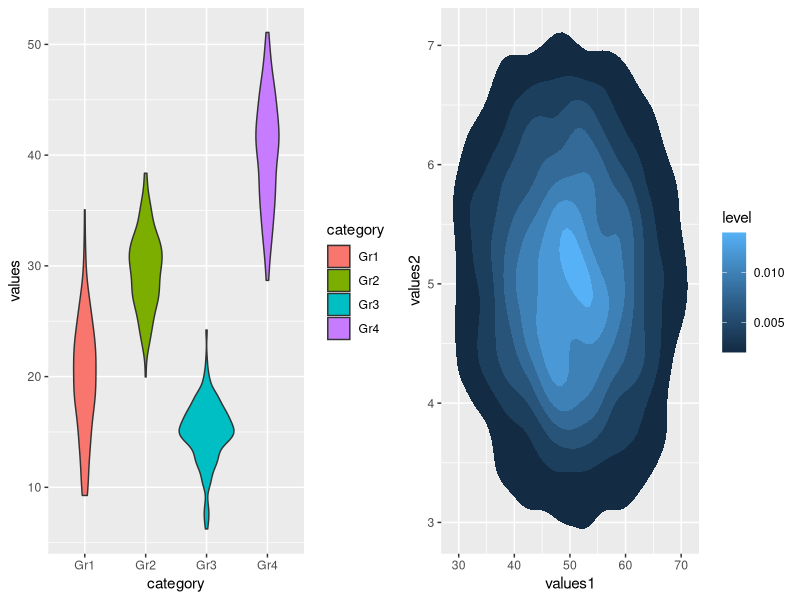
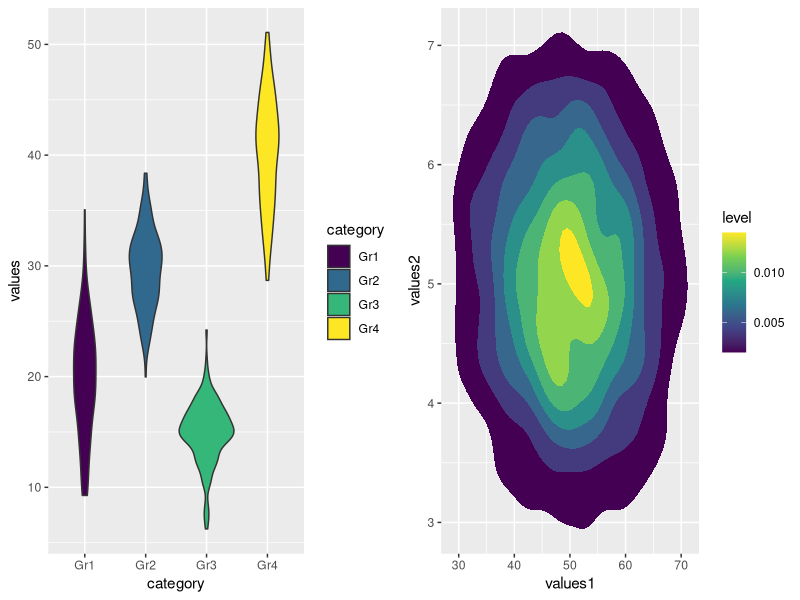
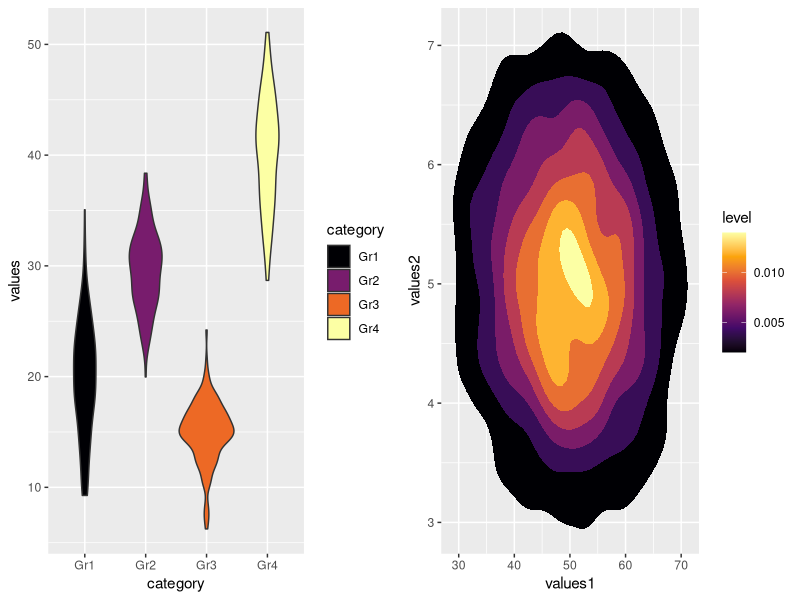
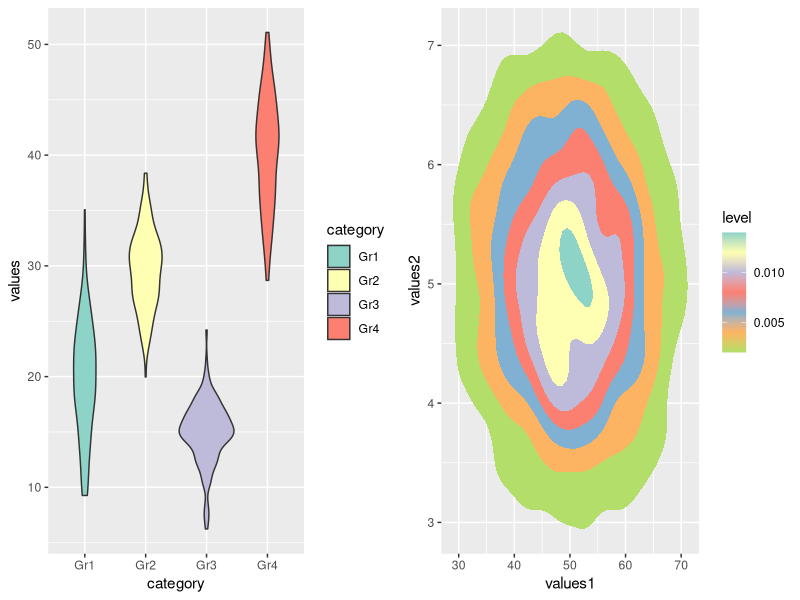
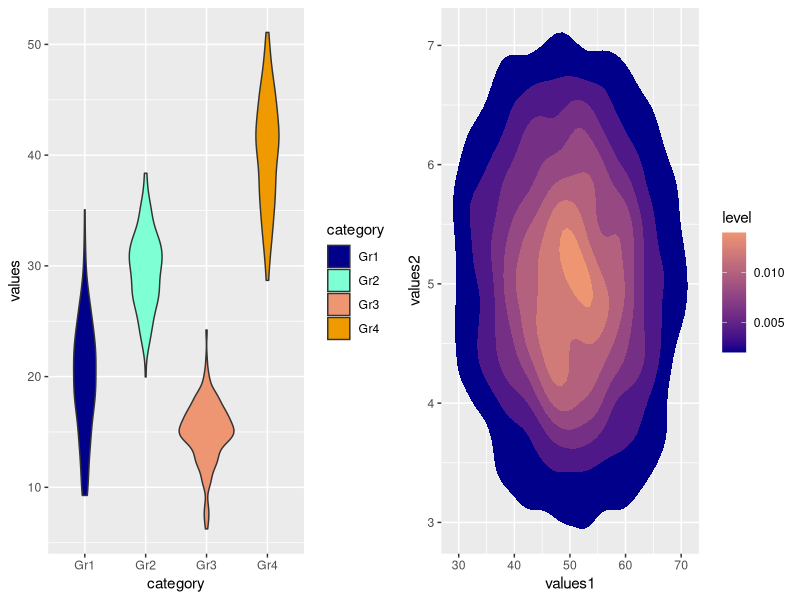
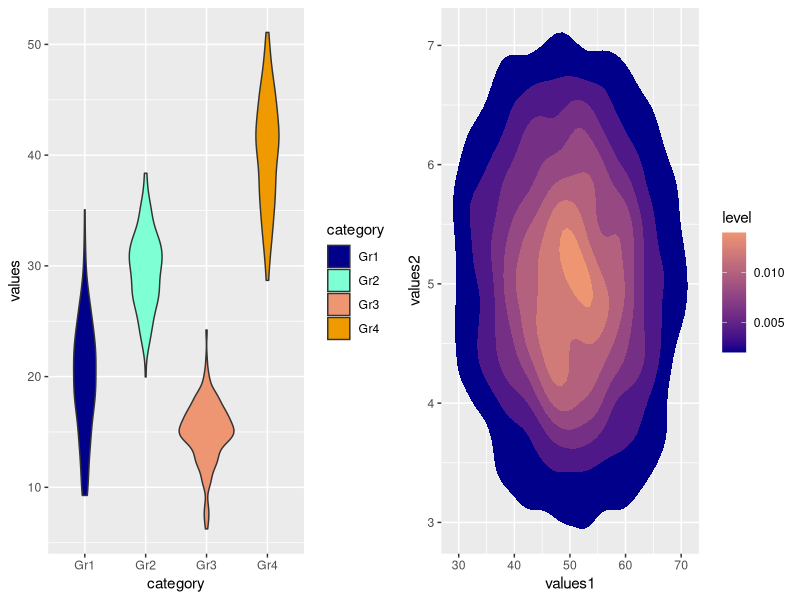

The R source for these figures, in order:
## ---- chunk 1
knitr::opts_chunk$set(echo = TRUE, fig.align='center')

# title: Choosing colors for your plot
# author: jonathan
# revised: 13/2/2020 

WEB <- c("https://bioceed.uib.no/dropfolder/bioSTATS/Rmd/Basic/Visualizing/Essential/Choosing-colors.html")
GIT <- c("https://github.com/jonathansoule/biostats/blob/master/Basic/Visualizing/Essential/Choosing-colors.Rmd")
library(ggplot2)
library(gridExtra)

# data for violin plot
# variable 1
values <- c(rnorm(150, mean=20, sd=5), rnorm(150, mean=30, sd=4), rnorm(150, mean=15, 3), rnorm(150, mean=40, sd=5)) 
# variable 2
category <- c(rep("Gr1", 150), rep("Gr2", 150), rep("Gr3", 150), rep("Gr4", 150))
# dataframe
df <- data.frame(category, values)

## data for density plot
# variable 3
values1 <- rnorm(4000, mean=50, sd=10) 
# variable 4
values2 <- rnorm(4000, mean=5, sd=1)
# dataframe
df2 <- data.frame(values1, values2)
## ---- chunk 2
# code for violin plot
baseplot1 <- ggplot(df, aes(category, values, fill=category)) +
  geom_violin()

# code for density plot
baseplot2 <- ggplot(df2, aes(values1, values2)) +
  stat_density_2d(aes(fill = ..level..), geom = "polygon")

## ---- chunk 3
grid.arrange(
  baseplot1,
  baseplot2,
  nrow=1)
## ---- chunk 4
grid.arrange(
  baseplot1 + scale_fill_viridis_d(),
  baseplot2 + scale_fill_viridis_c(),
  nrow=1)
## ---- chunk 5
grid.arrange(
  baseplot1 + scale_fill_viridis_d(option="inferno"),
  baseplot2 + scale_fill_viridis_c(option="inferno"),
  nrow=1)
## ---- chunk 6
grid.arrange(
  baseplot1 + scale_fill_brewer(palette="Set3"),
  baseplot2 + scale_fill_distiller(palette="Set3"),
  nrow=1)
## ---- chunk 7
grid.arrange(
  baseplot1 + scale_fill_manual(values=c("darkblue", "aquamarine1", "lightsalmon2", "orange2")),
  baseplot2 + scale_fill_gradient(low= "darkblue", high= "lightsalmon2"),
  nrow=1)
## ---- chunk 8
grid.arrange(
  baseplot1 + scale_fill_manual(values=c("#00008B", "#7FFFD4", "#EE9572", "#EE9A00")),
  baseplot2 + scale_fill_gradient(low= "#00008B", high= "#EE9572"),
  nrow=1)
